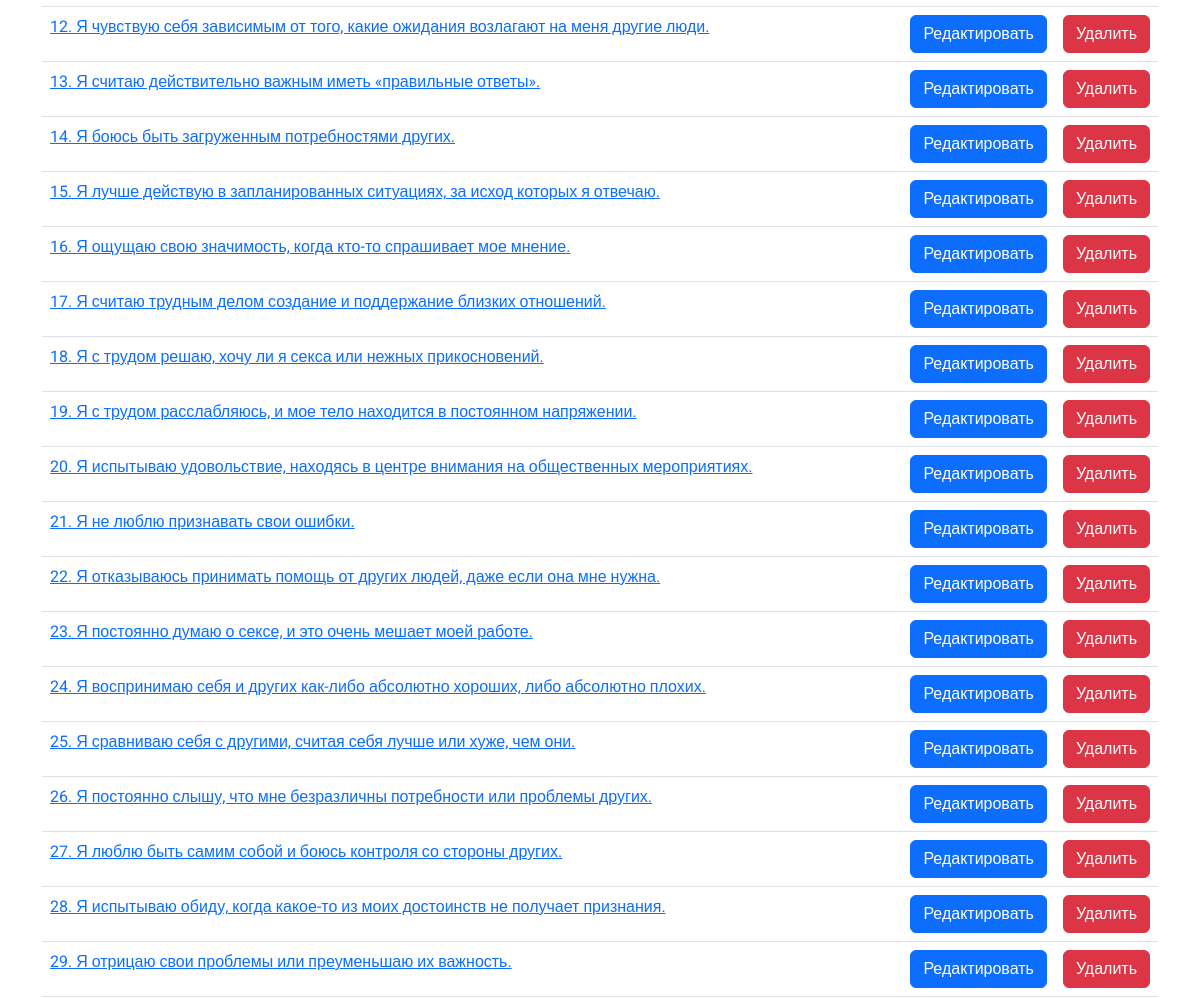
Before: /edit_test/2 (middle part) with the older database file.
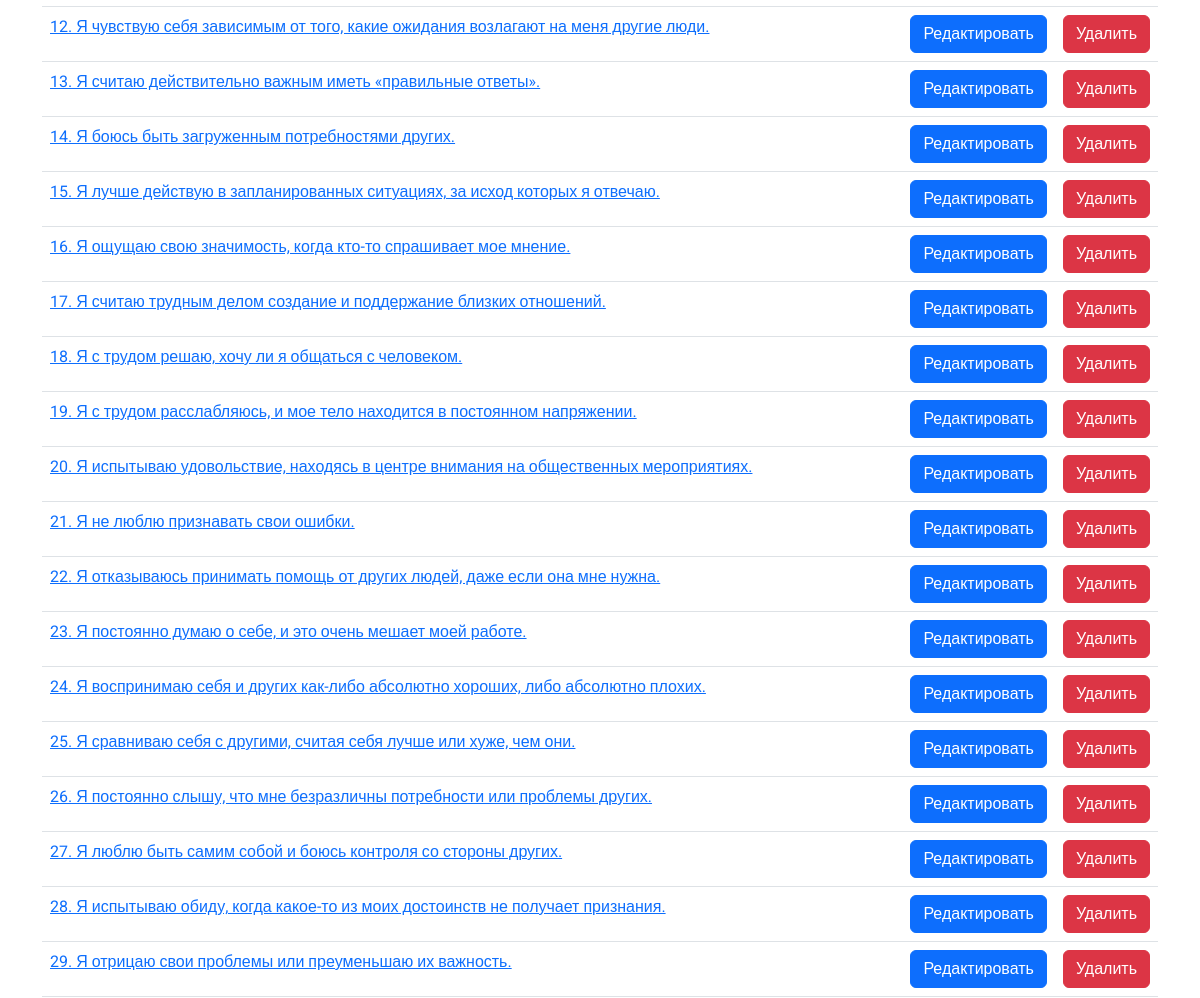
After: the same page with the newer database file.
### app/models.py (models this page shows, shortened)
class Question(db.Model):
    id = db.Column(db.Integer,primary_key=True)
    title = db.Column(db.String(100))
    id_test = db.Column(db.Integer, db.ForeignKey('tests.id'))

### app/views.py (the view)
@app.route('/edit_test/<int:id>', methods=['GET', 'POST'])
def edit_test(id):
    test = Tests.query.get(id)
    questions = Question.query.filter_by(id_test=test.id).all()
    interpretation = Interpretation.query.filter_by(id_test=test.id).first()
    return render_template("test_edit.html",test=test,questions=questions, interpretation=interpretation)

### app/views.py (called while the page is built)
@app.context_processor
def inject_user():
    def get_user_name():
        if 'name' in session:
            return Users.query.filter_by(email=session['name']).first()
    return dict(active_user=get_user_name())

### app/templates/test_edit.html (shortened to what this page needs)
{% extends 'base.html' %}
{% block main %}
<div class="container">
    <div class="my-5">
        <table class="table">
            <tbody>
                {%for question in questions%}
                <tr>
                    <td> <a href="/add_answer/{{question.id}}test_id{{test.id}}">{{question.title}}</a> </td>
                    <td><button class="btn btn-primary" data-bs-toggle="modal" data-bs-target="#exampleModal{{question.id}}">Редактировать</button></td>
                    <td><a href="/delete-question/{{test.id}}/{{question.id}}" class="btn btn-danger">Удалить</a></td>
                </tr>
                {%endfor%}
            </tbody>
        </table>
    </div>
</div>
{% endblock %}

Changed rows visible on the page:
changed Question: title "18. Я с трудом решаю, хочу ли я секса или нежных прикосновений." → "18. Я с трудом решаю, хочу ли я общаться с человеком."
changed Question: title "23. Я постоянно думаю о сексе, и это очень мешает моей работе." → "23. Я постоянно думаю о себе, и это очень мешает моей работе."
